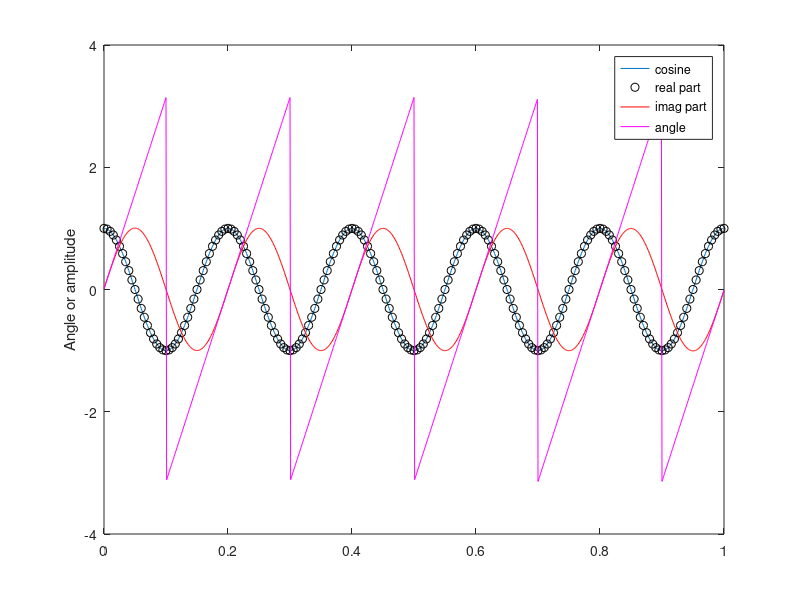
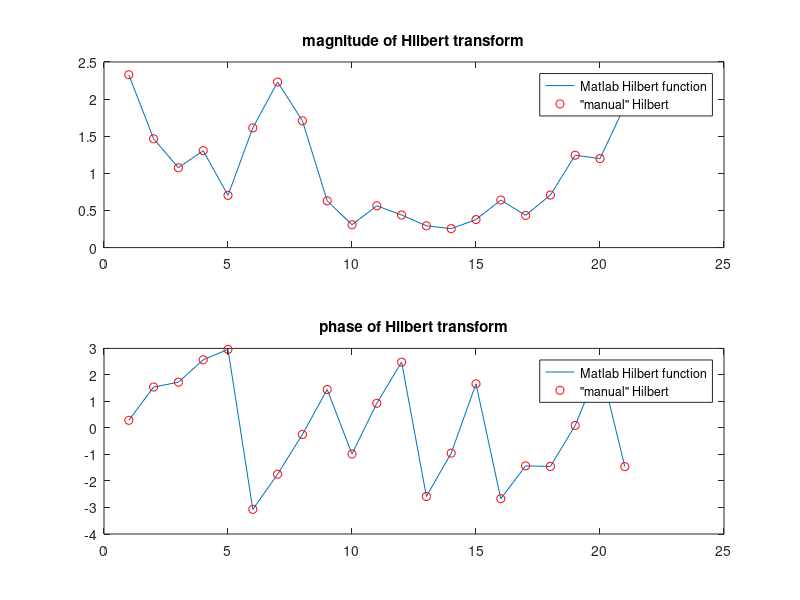

MATLAB code to generate these figures, in order: (Note: this script raises an error after producing the figures.)
%% Analyzing Neural Time Series Data
% Matlab code for Chapter 14
% Mike X Cohen
% 
% This code accompanies the book, titled "Analyzing Neural Time Series Data" 
% (MIT Press). Using the code without following the book may lead to confusion, 
% incorrect data analyses, and misinterpretations of results. 
% Mike X Cohen assumes no responsibility for inappropriate or incorrect use of this code. 

%% Figure 14.1

% create cosine
time   = 0:.001:1;
cosine = cos(2*pi*5*time);

figure
plot(time,cosine)
hold on
plot(time(1:5:end),real(hilbert(cosine(1:5:end))),'ko') % plot every 5th point because of overlap
plot(time,imag(hilbert(cosine)),'r')
plot(time,angle(hilbert(cosine)),'m')

ylabel('Angle or amplitude')
legend({'cosine';'real part';'imag part';'angle'})

%% the FFT-based hilbert transform

% generate random numbers
n = 21;
randomnumbers = randn(n,1);

% take FFT
f = fft(randomnumbers);
% create a copy that is multiplied by the complex operator
complexf = 1i*f;

% find indices of positive and negative frequencies
posF = 2:floor(n/2)+mod(n,2);
negF = ceil(n/2)+1+~mod(n,2):n;

% rotate Fourier coefficients
% (note 1: this works by computing the iAsin(2pft) component, i.e., the phase quadrature)
% (note 2: positive frequencies are rotated counter-clockwise; negative frequencies are rotated clockwise)
f(posF) = f(posF) + -1i*complexf(posF);
f(negF) = f(negF) +  1i*complexf(negF);
% The next two lines are an alternative and slightly faster method. 
% The book explains why this is equivalent to the previous two lines.
% f(posF) = f(posF)*2;
% f(negF) = f(negF)*0;

% take inverse FFT
hilbertx = ifft(f);

% compare with Matlab function hilbert
hilbertm = hilbert(randomnumbers);

% plot results
figure
subplot(211)
plot(abs(hilbertm))
hold on
plot(abs(hilbertx),'ro')
legend({'Matlab Hilbert function';'"manual" Hilbert'})
title('magnitude of Hilbert transform')

subplot(212)
plot(angle(hilbertm))
hold on
plot(angle(hilbertx),'ro')
legend({'Matlab Hilbert function';'"manual" Hilbert'})
title('phase of Hilbert transform')

%% Figure 14.2

load sampleEEGdata

% first, filter data (filter mechanisms will be explained more below; for now, focus on 
% using the phases from the Hilbert transform to test whether the matrix input was correct)

nyquist = EEG.srate/2;
lower_filter_bound = 4; % Hz
upper_filter_bound = 10; % Hz
transition_width   = 0.2;
filter_order       = round(3*(EEG.srate/lower_filter_bound));

% create the filter shape (this is explained more in the text around figure 14.4)
ffrequencies  = [ 0 (1-transition_width)*lower_filter_bound lower_filter_bound upper_filter_bound (1+transition_width)*upper_filter_bound nyquist ]/nyquist;
idealresponse = [ 0 0 1 1 0 0 ];
filterweights = firls(filter_order,ffrequencies,idealresponse);

% apply the filter kernal to the data to obtain the band-pass filtered signal
filtered_data = zeros(EEG.nbchan,EEG.pnts);
for chani=1:EEG.nbchan
    filtered_data(chani,:) = filtfilt(filterweights,1,double(EEG.data(chani,:,1)));
end

% apply hilbert transform in correct and incorrect orientations
hilbert_oops = hilbert(filtered_data);
hilbert_yes  = hilbert(filtered_data')'; % time should be in the first dimension. 
% Note that the output of the hilbert transform is transposed to bring us back to an electrode X time matrix.

figure
subplot(221)
plot(EEG.times,angle(hilbert_yes(1,:)'),'b');
title('correct matrix orientation')
xlabel('Time (ms)'), ylabel('Phase angle (rad.)')
set(gca,'xlim',[-1000 1500])

subplot(222)
plot(EEG.times,angle(hilbert_oops(1,:)),'r');
title('incorrect matrix orientation')
xlabel('Time (ms)'), ylabel('Phase angle (rad.)')
set(gca,'xlim',[-1000 1500])

subplot(223)
plot(EEG.times,real(hilbert_yes(1,:)),'b');
title('correct matrix orientation')
xlabel('Time (ms)'), ylabel('Amplitude')
set(gca,'xlim',[-1000 1500])

subplot(224)
plot(EEG.times,real(hilbert_oops(1,:)),'r');
title('incorrect matrix orientation')
xlabel('Time (ms)'), ylabel('Amplitude')
set(gca,'xlim',[-1000 1500])

%% Figure 14.3

center_freq = 20; % in Hz
filter_frequency_spread  = 6; % Hz +/- the center frequency
wavelet_frequency_spread = 4; % number of wavelet cycles

% create wavelet...
time = -1000/EEG.srate/10:1/EEG.srate:1000/EEG.srate/10;
wavelet = zscore(exp(2*1i*pi*center_freq.*time) .* exp(-time.^2./(2*(wavelet_frequency_spread/(2*pi*center_freq))^2)));
% ... and compute its power spectrum
fft_wavelet = abs(fft(wavelet));
fft_wavelet = fft_wavelet./max(fft_wavelet); % normalized to 1.0 for visual comparison ease
hz_wavelet  = linspace(0,nyquist,length(time)/2+1);


% construct filter kernel (the mechanics of filter construction will be
% discussed in the text around figure 14.4)
transition_width = 0.2;
ffrequencies   = [ 0 (1-transition_width)*(center_freq-filter_frequency_spread) (center_freq-filter_frequency_spread) (center_freq+filter_frequency_spread) (1+transition_width)*(center_freq+filter_frequency_spread) nyquist ]/nyquist;
idealresponse  = [ 0 0 1 1 0 0 ];
filterweights  = zscore(firls(200,ffrequencies,idealresponse));
% also compute weights using fir1
filterweights1 = zscore(fir1(200,[center_freq-filter_frequency_spread center_freq+filter_frequency_spread]./nyquist));
% compute its power spectrum
fft_filtkern  = abs(fft(filterweights));
fft_filtkern  = fft_filtkern./max(fft_filtkern); % normalized to 1.0 for visual comparison ease
fft_filtkern1 = abs(fft(filterweights1));
fft_filtkern1 = fft_filtkern1./max(fft_filtkern1); % normalized to 1.0 for visual comparison ease

hz_filtkern   = linspace(0,nyquist,101); % list of frequencies in Hz corresponding to filter kernel


figure
subplot(211)

% plot wavelet and filter kernel
plot(real(wavelet))
hold on
plot(filterweights,'r')
legend({'wavelet';'filter kernel'})
set(gca,'xlim',[0 200],'ylim',[-5 5])
xlabel('Time')

% plot power spectra
subplot(212)
plot(hz_wavelet,fft_wavelet(1:ceil(length(fft_wavelet)/2)))
hold on
plot(hz_filtkern,fft_filtkern(1:ceil(length(fft_filtkern)/2)),'r')
legend({'wavelet';'filter kernel'})
set(gca,'ylim',[-.1 1.1])
xlabel('Frequency (Hz)')

%% Figure 14.4

center_freq = 20; % in Hz
filter_frequency_spread_wide = 10; % Hz +/- the center frequency

ffrequencies   = [ 0 (1-transition_width)*(center_freq-filter_frequency_spread_wide) (center_freq-filter_frequency_spread_wide) (center_freq+filter_frequency_spread_wide) (1+transition_width)*(center_freq+filter_frequency_spread_wide) nyquist ]/nyquist;
idealresponse  = [ 0 0 1 1 0 0 ];
filterweightsW = zscore(firls(200,ffrequencies,idealresponse));

figure
plot(ffrequencies*nyquist,idealresponse,'r')
hold on

fft_filtkern  = abs(fft(filterweightsW));
fft_filtkern  = fft_filtkern./max(fft_filtkern); % normalized to 1.0 for visual comparison ease
plot(hz_filtkern,fft_filtkern(1:ceil(length(fft_filtkern)/2)),'b')

set(gca,'ylim',[-.1 1.1],'xlim',[0 nyquist])
legend({'ideal';'best fit'})

%% Figure 14.5

center_freq = 20; % in Hz
filter_frequency_spread_wide = 10; % Hz +/- the center frequency
filter_frequency_spread_naro =  2; % Hz +/- the center frequency


% construct filter kernels
ffrequencies   = [ 0 (1-transition_width)*(center_freq-filter_frequency_spread_wide) (center_freq-filter_frequency_spread_wide) (center_freq+filter_frequency_spread_wide) (1+transition_width)*(center_freq+filter_frequency_spread_wide) nyquist ]/nyquist;
idealresponse  = [ 0 0 1 1 0 0 ];
filterweightsW = zscore(firls(200,ffrequencies,idealresponse));

ffrequencies   = [ 0 (1-transition_width)*(center_freq-filter_frequency_spread_naro) (center_freq-filter_frequency_spread_naro) (center_freq+filter_frequency_spread_naro) (1+transition_width)*(center_freq+filter_frequency_spread_naro) nyquist ]/nyquist;
filterweightsN = zscore(firls(200,ffrequencies,idealresponse));


figure
subplot(211)
fft_filtkern  = abs(fft(filterweightsW));
fft_filtkern  = fft_filtkern./max(fft_filtkern); % normalized to 1.0 for visual comparison ease
plot(hz_filtkern,fft_filtkern(1:ceil(length(fft_filtkern)/2)))

hold on
fft_filtkern  = abs(fft(filterweightsN));
fft_filtkern  = fft_filtkern./max(fft_filtkern); % normalized to 1.0 for visual comparison ease
plot(hz_filtkern,fft_filtkern(1:ceil(length(fft_filtkern)/2)),'r')
set(gca,'ylim',[-.1 1.1])
legend({'10 Hz width';'2 Hz width'})

subplot(223)
plot(filterweightsW)
hold on
plot(filterweightsN,'r')
set(gca,'xlim',[0 200],'ylim',[-4 7])
legend({'10 Hz spread';'2 Hz spread'})
xlabel('Time')

subplot(224)
plot(abs(hilbert(filterweightsW)),'b')
hold on
plot(abs(hilbert(filterweightsN)),'r')
set(gca,'xlim',[0 200],'ylim',[-4 7])
legend({'10 Hz spread';'2 Hz spread'})
xlabel('Time')

%% Figure 14.6

figure
subplot(211)

% plot wavelet and filter kernel
plot(filterweights1)
hold on
plot(filterweights,'r')
legend({'fir1';'firls'})
set(gca,'xlim',[0 200])
xlabel('Time')

% plot power spectra
subplot(212)
plot(hz_filtkern,fft_filtkern1(1:ceil(length(fft_filtkern1)/2)))
hold on
plot(hz_filtkern,fft_filtkern(1:ceil(length(fft_filtkern)/2)),'r')
legend({'fir1';'firls'})
set(gca,'ylim',[-.1 1.1])
xlabel('Frequency (Hz)')

% This next figure shows that the filter kernel computed by fir1 is the same as
% that produced by firls if you set the transition zone to zero and then
% smooth the filter kernel with a Hamming window. In the plot, the red and magenta
% lines overlap, which is why you don't see the fir1 filter kernel. You can
% subtract them and show that the difference (which is due to re-scaling 
% of the kernel after windowing) is 3-4 orders of magnitude smaller than
% the kernel itself, hence, nearly identical.

freqL = center_freq-filter_frequency_spread;
freqU = center_freq+filter_frequency_spread;

ffrequencies   = [ 0 freqL freqL freqU freqU nyquist ]/nyquist; % transition zone of 0
filterweights  = firls(200,ffrequencies,idealresponse);
filterweights1 = fir1(200,[freqL freqU]./nyquist);

figure
subplot(211)
plot(filterweights)
hold on
plot(filterweights1,'r.')
plot(filterweights.*hamming(length(filterweights))','m')
legend({'firls';'fir1';'firls with hamming window'})

%% Figure 14.7a

center_freq = 60; % in Hz
filter_frequency_spread_wide = 10; % Hz +/- the center frequency

ffrequencies   = [ 0 (1-transition_width)*(center_freq-filter_frequency_spread_wide) (center_freq-filter_frequency_spread_wide) (center_freq+filter_frequency_spread_wide) (1+transition_width)*(center_freq+filter_frequency_spread_wide) nyquist ]/nyquist;
idealresponse  = [ 0 0 1 1 0 0 ];
filterweightsW = zscore(firls(200,ffrequencies,idealresponse));

figure
plot(ffrequencies*nyquist,idealresponse,'r')
hold on

fft_filtkern  = abs(fft(filterweightsW));
fft_filtkern  = fft_filtkern./max(fft_filtkern); % normalized to 1.0 for visual comparison ease
plot(hz_filtkern,fft_filtkern(1:ceil(length(fft_filtkern)/2)),'b')

set(gca,'ylim',[-.1 1.1],'xlim',[0 nyquist])
legend({'ideal';'best fit'})

freqsidx = dsearchn(hz_filtkern',ffrequencies'*nyquist);
title([ 'SSE: ' num2str(sum( (idealresponse-fft_filtkern(freqsidx)).^2 )) ])




center_freq = 60; % in Hz
filter_frequency_spread_wide = 15; % Hz +/- the center frequency

ffrequencies   = [ 0 (1-transition_width)*(center_freq-filter_frequency_spread_wide) (center_freq-filter_frequency_spread_wide) (center_freq+filter_frequency_spread_wide) (1+transition_width)*(center_freq+filter_frequency_spread_wide) nyquist ]/nyquist;
idealresponse  = [ 0 0 1 1 0 0 ];
filterweightsW = zscore(firls(200,ffrequencies,idealresponse));

figure
plot(ffrequencies*nyquist,idealresponse,'r')
hold on

fft_filtkern  = abs(fft(filterweightsW));
fft_filtkern  = fft_filtkern./max(fft_filtkern); % normalized to 1.0 for visual comparison ease
plot(hz_filtkern,fft_filtkern(1:ceil(length(fft_filtkern)/2)),'b')

set(gca,'ylim',[-.1 1.1],'xlim',[0 nyquist])
legend({'ideal';'best fit'})

freqsidx = dsearchn(hz_filtkern',ffrequencies'*nyquist);
title([ 'SSE: ' num2str(sum( (idealresponse-fft_filtkern(freqsidx)).^2 )) ])

%% Figure 14.7b (note: takes a while to run...)

centerfreqs  = linspace(5,80,60);
transwidths  = linspace(0.01,0.2,40);
filterwidths = linspace(0.05,0.3,40);


sse = zeros(length(centerfreqs),length(transwidths));
for centfreqi = 1:length(centerfreqs)
    
    center_freq = centerfreqs(centfreqi);
    
    for transwidi = 1:length(transwidths)
        
        filter_frequency_spread_wide = center_freq*.2;
        transition_width = transwidths(transwidi);
        
        ffrequencies   = [ 0 (1-transition_width)*(center_freq-filter_frequency_spread_wide) (center_freq-filter_frequency_spread_wide) (center_freq+filter_frequency_spread_wide) (1+transition_width)*(center_freq+filter_frequency_spread_wide) nyquist ]/nyquist;
        filterweightsW = zscore(firls(200,ffrequencies,idealresponse));
        
        fft_filtkern   = abs(fft(filterweightsW));
        fft_filtkern   = fft_filtkern./max(fft_filtkern); % normalized to 1.0 for visual comparison ease
        freqsidx = dsearchn(hz_filtkern',ffrequencies'*nyquist);
        
        sse(centfreqi,transwidi) = sum( (idealresponse-fft_filtkern(freqsidx)).^2 );
    end
end

figure
contourf(transwidths,centerfreqs,sse,40,'linecolor','none')
xlabel('transwidths'), ylabel('center frequencies')
set(gca,'clim',[0 1]), colorbar


sse = zeros(length(centerfreqs),length(transwidths));
for centfreqi = 1:length(centerfreqs)
    
    center_freq = centerfreqs(centfreqi);
    
    for transwidi = 1:length(transwidths)
        
        filter_frequency_spread_wide = center_freq*filterwidths(transwidi);
        transition_width = .2;
        
        ffrequencies   = [ 0 (1-transition_width)*(center_freq-filter_frequency_spread_wide) (center_freq-filter_frequency_spread_wide) (center_freq+filter_frequency_spread_wide) (1+transition_width)*(center_freq+filter_frequency_spread_wide) nyquist ]/nyquist;
        filterweightsW = zscore(firls(200,ffrequencies,idealresponse));
        
        fft_filtkern  = abs(fft(filterweightsW));
        fft_filtkern  = fft_filtkern./max(fft_filtkern); % normalized to 1.0 for visual comparison ease
        freqsidx = dsearchn(hz_filtkern',ffrequencies'*nyquist);
        
        sse(centfreqi,transwidi) = sum( (idealresponse-fft_filtkern(freqsidx)).^2 );
    end
end

figure
contourf(filterwidths,centerfreqs,sse,40,'linecolor','none')
xlabel('filterwidths (% center freq.)'), ylabel('center frequencies')
set(gca,'clim',[0 1]), colorbar

%% Figure 14.8

center_freq   = 10;
freqspread    = 4; % Hz +/- the center frequency
transwid      = .10;
ffrequencies  = [ 0 (1-transwid)*(center_freq-freqspread) (center_freq-freqspread) (center_freq+freqspread) (1+transwid)*(center_freq+freqspread) nyquist ]/nyquist;

data2filter   = squeeze(double(EEG.data(47,:,1)));
filterweights = firls(200,ffrequencies,idealresponse); % recompute without z-scoring

filter_result = filtfilt(filterweights,1,data2filter);
convol_result = conv(data2filter,filterweights,'same'); % could also use ifft(fft(data2filter...

figure
plot(EEG.times,filter_result)
hold on
plot(EEG.times,convol_result,'r')
set(gca,'xlim',[-200 1000]) % zoom-in
xlabel('Time (ms)'), ylabel('Amplitude (\muV)');
legend({'filtfilt';'conv'})

%% Figure 14.9

center_freq = 10; % in Hz
nyquist     = EEG.srate/2;

% create short sine wave
time    = -2000/EEG.srate/10:1/EEG.srate:2000/EEG.srate/10;
wavelet = cos(2*pi*center_freq.*time) .* exp(-time.^2./(2*(3/(2*pi*center_freq))^2));


freqspread = 4; % Hz +/- the center frequency
transwid   = .10;

% construct filter kernels
ffrequencies  = [ 0 (1-transwid)*(center_freq-freqspread) (center_freq-freqspread) (center_freq+freqspread) (1+transwid)*(center_freq+freqspread) nyquist ]/nyquist;
idealresponse = [ 0 0 1 1 0 0 ];
filterweights = firls(250,ffrequencies,idealresponse);


forward_filt = filter(filterweights,1,wavelet);
reverse_filt = filter(filterweights,1,forward_filt(end:-1:1));
final_filt_result = reverse_filt(end:-1:1); % must reverse time again!

figure
plot(wavelet)
hold on
plot(forward_filt,'r')
plot(reverse_filt,'m')

set(gca,'xlim',[0 length(wavelet)])
legend({'signal';'forward filter';'reverse filter'})

%% Figure 14.10

% 5th-order butterworth filter
[butterB,butterA] = butter(5,[(center_freq-filter_frequency_spread)/nyquist (center_freq+filter_frequency_spread)/nyquist],'bandpass');
butter_filter     = filtfilt(butterB,butterA,data2filter);

figure
subplot(211)

% plot real part of the filtered signal
plot(EEG.times,filter_result)
hold on
plot(EEG.times,butter_filter,'r')
set(gca,'xlim',[-200 1000])
xlabel('Time (ms)'), ylabel('Amplitude (\muV)');
legend({'FIR';'Butterworth'})

% now plot phases
subplot(212)
plot(EEG.times,angle(hilbert(filter_result)))
hold on
plot(EEG.times,angle(hilbert(butter_filter)),'r')
set(gca,'xlim',[-200 1000])
xlabel('Time (ms)'), ylabel('Phase angles (rad.)');
legend({'FIR';'Butterworth'})

%% Figure 14.12

elap_time = [0 0];
num_iter  = 100;


freqspread  =  4; % Hz +/- the center frequency
center_freq = 20;
transwid    = .15;

% construct filter kernels
ffrequencies  = [ 0 (1-transwid)*(center_freq-freqspread) (center_freq-freqspread) (center_freq+freqspread) (1+transwid)*(center_freq+freqspread) nyquist ]/nyquist;
idealresponse = [ 0 0 1 1 0 0 ];
filterweights = firls(3*round(EEG.srate/(center_freq-freqspread)),ffrequencies,idealresponse);


for i=1:num_iter
    tic
    data2filter_cat = squeeze(double(reshape(EEG.data(47,:,:),1,EEG.pnts*EEG.trials)));
    filtdat_cat = reshape(filtfilt(filterweights,1,data2filter_cat),EEG.pnts,EEG.trials);
    elap_time(1) = elap_time(1) + toc;
end

for i=1:num_iter
    tic
    data2filter_sep = squeeze(double(EEG.data(47,:,:)));
    filtdat_sep = zeros(size(data2filter_sep));
    for triali=1:EEG.trials
        filtdat_sep(:,triali) = filtfilt(filterweights,1,data2filter_sep(:,triali));
    end
    elap_time(2) = elap_time(2) + toc;
end

elap_time = elap_time/num_iter;

% plot
figure
plot(EEG.times,mean(filtdat_cat,2))
hold on
plot(EEG.times,mean(filtdat_sep,2),'r')
legend({'concatenated';'separated'})

figure
bar(elap_time)
set(gca,'xlim',[0 3],'xticklabel',{'Concatenated';'Separated'})
ylabel('Time (s)')
title([ 'Speed increase of ' num2str(elap_time(2)/elap_time(1)) '!' ])

%% end.
